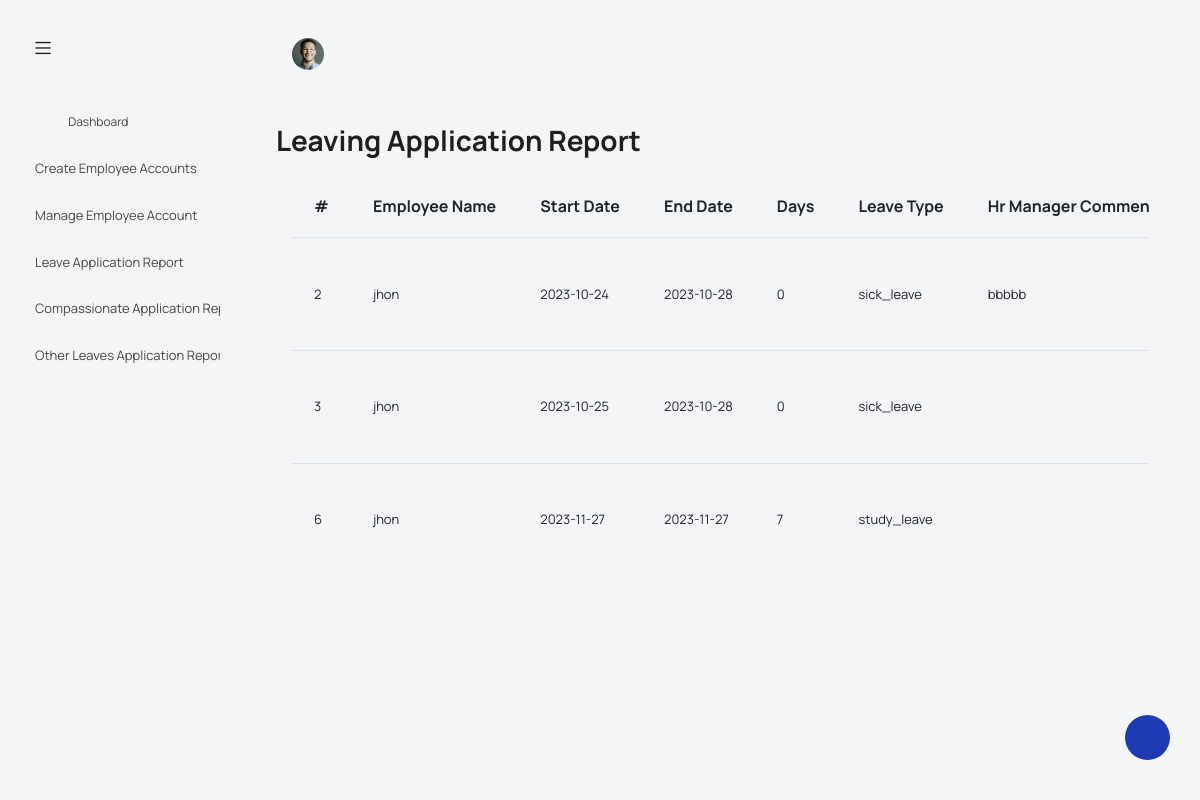
Page /hr-manager/view-other-leaves-applications-report.php on the committed database.
### tables this page shows
CREATE TABLE `leave_application` (
  `leave_id` int(11) NOT NULL,
  `employee_id` int(11) DEFAULT NULL,
  `startdate` date DEFAULT NULL,
  `enddate` date DEFAULT NULL,
  `leave_type` varchar(255) DEFAULT NULL,
  `Leavestatus` varchar(255) DEFAULT NULL,
  `hr_manager_comments` text DEFAULT NULL,
  `application_date` date NOT NULL,
  `employee_name` varchar(255) NOT NULL,
  `numDays` int(50) NOT NULL,
  `certificate_path` varchar(50) NOT NULL
);

### hr-manager/view-other-leaves-applications-report.php (the view, shortened to what this page needs)
<?php
 include("Logic-Layer/database-connection.php");
$query = "SELECT * FROM leave_application where leave_type='sick_leave' or leave_type='study_leave'";
$result = mysqli_query($conn, $query);
?>
<!DOCTYPE html>
<html lang="en">
<head>
  <link rel="stylesheet" href="vendors/feather/feather.css">
  <link rel="stylesheet" href="vendors/mdi/css/materialdesignicons.min.css">
  <link rel="stylesheet" href="vendors/ti-icons/css/themify-icons.css">
  <link rel="stylesheet" href="vendors/typicons/typicons.css">
  <link rel="stylesheet" href="vendors/simple-line-icons/css/simple-line-icons.css">
  <link rel="stylesheet" href="vendors/css/vendor.bundle.base.css">
  <link rel="stylesheet" href="vendors/datatables.net-bs4/dataTables.bootstrap4.css">
  <link rel="stylesheet" href="js/select.dataTables.min.css">
  <link rel="stylesheet" href="css/vertical-layout-light/style.css">
</head>
<body>
    <nav class="navbar default-layout col-lg-12 col-12 p-0 fixed-top d-flex align-items-top flex-row">
      <div class="text-center navbar-brand-wrapper d-flex align-items-center justify-content-start">
        <div class="me-3">
          <button class="navbar-toggler navbar-toggler align-self-center" type="button" data-bs-toggle="minimize">
            <span class="icon-menu"></span>
          </button>
        </div>
      </div>
      <div class="navbar-menu-wrapper d-flex align-items-top">
        <li class="nav-item dropdown d-none d-lg-block user-dropdown">
            <a class="nav-link" id="UserDropdown" href="#" data-bs-toggle="dropdown" aria-expanded="false">
              <img class="img-xs rounded-circle" src="images/faces/face8.jpg" alt="Profile image"> </a>
          </li>
      </div>
    </nav>
    <div class="container-fluid page-body-wrapper">
      <div class="">
        <div id="settings-trigger"><i class="ti-settings"></i></div>
      </div>
      <nav class="sidebar sidebar-offcanvas" id="sidebar">
        <ul class="nav">
          <li class="nav-item">
            <a class="nav-link" href="index.html">
              <i class="mdi mdi-grid-large menu-icon"></i>
              <span class="menu-title">Dashboard</span>
            </a>
          </li>
          <li class="nav-item">
            <a class="nav-link" href="http://localhost/Leave-management-system/hr-manager/create-employee-accounts.php" aria-expanded="false" aria-controls="ui-basic">Create Employee Accounts</a>
          </li>
          <li class="nav-item">
            <a class="nav-link" href="http://localhost/Leave-management-system/hr-manager/manage-employee-accounts.php"  aria-controls="ui-basic">Manage Employee Account</a>
          </li>
          <li class="nav-item">
            <a class="nav-link" href="http://localhost/Leave-management-system/hr-manager/view-Leave-applications-report.php" aria-expanded="false" aria-controls="ui-basic">Leave Application Report</a>
          </li>
          <li class="nav-item">
            <a class="nav-link" href="http://localhost/Leave-management-system/hr-manager/view-compassionate-applications-report.php" aria-expanded="false" aria-controls="ui-basic">Compassionate Application Report</a>
         </li>
         <li class="nav-item">
            <a class="nav-link" href="http://localhost/Leave-management-system/hr-manager/view-other-leaves-applications-report.php" aria-expanded="false" aria-controls="ui-basic">Other Leaves  Application Report</a>
         </li>
        </ul>
      </nav>
      <div class="main-panel">
        <div class="content-wrapper">
        <div class="row">
      <div class="col-md-12 fw-bold fs-3">Leaving Application Report</div>
    </div>
          <div class="card-body">
            <div class="table-responsive">
            <table id="example" class="table data-table" style="width:100%; height:400px;">
        <tr>
		   <th>#</th>
           <th>Employee Name</th>
            <th>Start Date</th>
            <th>End Date</th>
            <th>Days</th>
            <th>Leave   Type</th>
            <th>Hr Manager Comments</th>
        </tr>
        <?php while ($row = mysqli_fetch_assoc($result)) { ?>
            <tr>
            <td><?php echo $row['leave_id']; ?></td>
            <td><?php echo $row['employee_name']; ?></td>
<td><?php echo $row['startdate']; ?></td>
<td><?php echo $row['enddate']; ?></td>
<td><?php echo $row['numDays']; ?></td>
<td><?php echo $row['leave_type']; ?></td>
<td><?php echo $row['hr_manager_comments']; ?></td>
            </tr>
        <?php } ?>
    </table>
    </div>
          </div>
        </div>
      </div>
          </div>
</body>
</html>

### rows in the picture
leave_application: leave_id "2", employee_name "jhon", startdate "2023-10-24", enddate "2023-10-28", numDays "0", leave_type "sick_leave", hr_manager_comments "bbbbb"
leave_application: leave_id "3", employee_name "jhon", startdate "2023-10-25", enddate "2023-10-28", numDays "0", leave_type "sick_leave"
leave_application: leave_id "6", employee_name "jhon", startdate "2023-11-27", enddate "2023-11-27", numDays "7", leave_type "study_leave"
